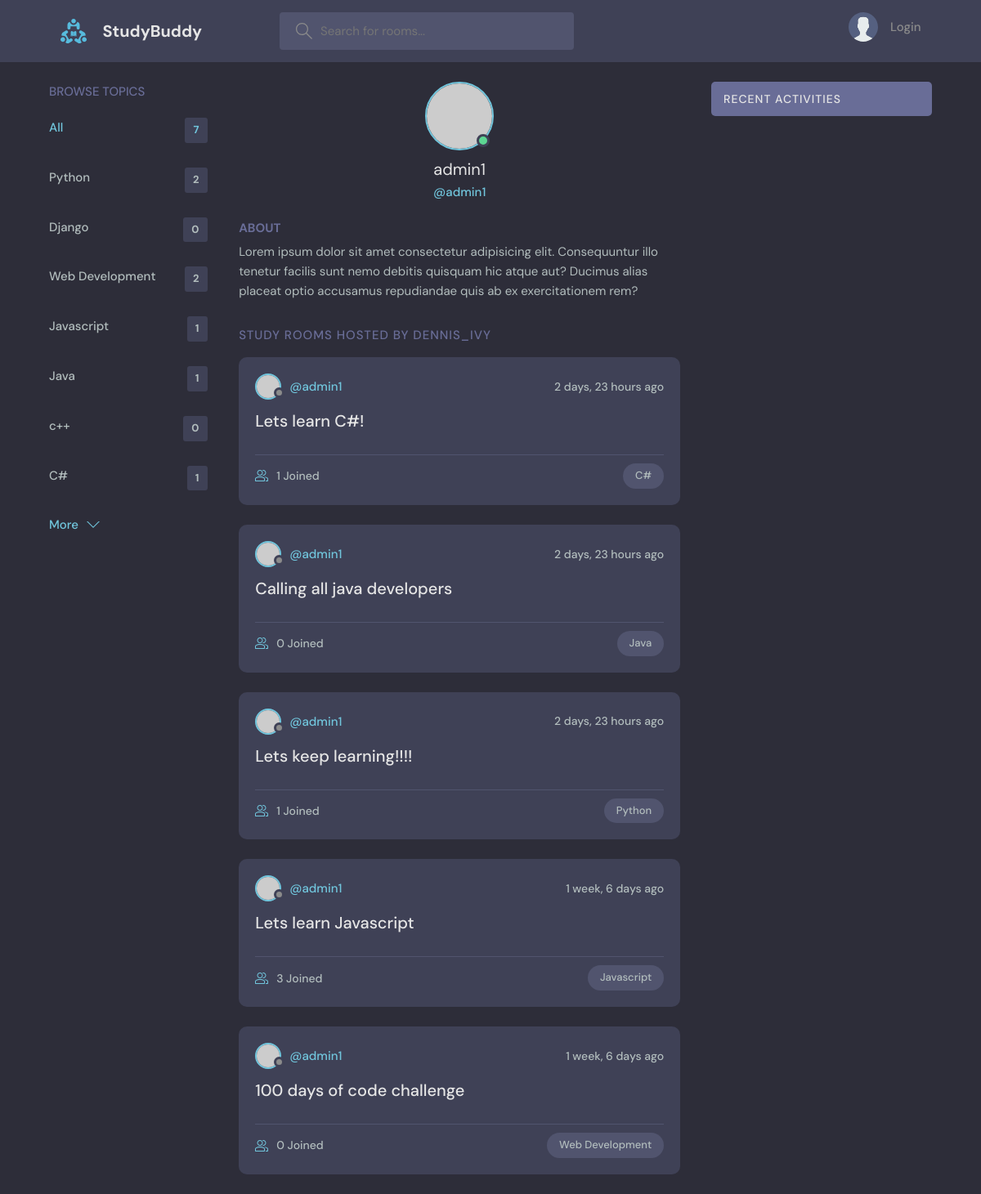
Page /profile/1/ on the committed database.
### base/models.py (models this page shows, shortened)
class Topic(models.Model):
    name = models.CharField(max_length=200)

class Room(models.Model):
    host = models.ForeignKey(User, on_delete=models.SET_NULL, null=True)
    topic = models.ForeignKey(Topic, on_delete=models.SET_NULL, null=True)
    name = models.CharField(max_length=200)
    description = models.TextField(null=True, blank=True)
    participants = models.ManyToManyField(User, related_name='participants', blank=True)
    updated = models.DateTimeField(auto_now=True)
    created = models.DateTimeField(auto_now_add=True)
    class Meta:
        ordering = ['-updated', '-created']

### base/views.py (the view)
# urls.py: path('profile/<str:pk>/', views.userProfile, name="user-profile"),
def userProfile(request, pk):
    user = User.objects.get(id=pk)
    rooms = user.room_set.all()
    room_messages = user.message_set.all()
    topics = Topic.objects.all()
    context = {'user' : user, 'rooms': rooms,
               'room_messages': room_messages,
               'topics': topics}
    return render(request, 'base/profile.html', context)

### base/templates/base/profile.html (shortened to what this page needs)
{% extends 'main.html' %} {% block content %}
  <main class="profile-page layout layout--3">
    <div class="container">
      <div>{% include 'base/topics_component.html' %}</div>
      <div class="roomList">
        <div class="profile">
          <div class="profile__avatar">
            <div class="avatar avatar--large active">
              <img src="https://randomuser.me/api/portraits/men/11.jpg" />
            </div>
          </div>
          <div class="profile__info">
            <h3>{{user.username}}</h3>
            <p>@{{user.username}}</p>
          </div>
          <div class="profile__about">
            <h3>About</h3>
            <p>
              Lorem ipsum dolor sit amet consectetur adipisicing elit. Consequuntur illo tenetur
              facilis sunt nemo debitis quisquam hic atque aut? Ducimus alias placeat optio
              accusamus repudiandae quis ab ex exercitationem rem?
            </p>
          </div>
        </div>
        <div class="roomList__header">
          <div>
            <h2>Study Rooms Hosted by dennis_ivy</a>
            </h2>
          </div>
        </div>
        <div>{% include 'base/feed_component.html' %}</div>
      </div>
      <div>{% include 'base/activity_component.html' %}</div>
    </div>
  </main>
{% endblock content %}

### templates/main.html (shortened to what this page needs)
<!DOCTYPE html>
{% load static %}
<html lang="en">
  <head>
    <link rel="stylesheet" href="{% static 'styles/style.css' %}" />
  </head>
  <body>
    {% include 'navbar.html' %}
    {% block content %}
    {% endblock %}
  </body>
</html>

### templates/navbar.html (shortened to what this page needs)
{% load static %}
<header class="header header--loggedIn">
    <div class="container">
      <a href="{% url 'home' %}" class="header__logo">
        <img src="{% static 'images/logo.svg' %}" />
        <h1>StudyBuddy</h1>
      </a>
      <form class="header__search" method="get" action="{% url 'home' %}">
        <label>
          <input name="q" placeholder="Search for rooms..." />
        </label>
      </form>
      <nav class="header__menu">
        {% if request.user.is_authenticated %}
        <div class="header__user">
          <a href="{% url 'update-user' %}">
            <div class="avatar avatar--medium active">
              <img src="https://randomuser.me/api/portraits/men/37.jpg" />
            </div>
            <p>{{request.user.username}} <span>@{{request.user.username}}</span></p>
          </a>
          <button class="dropdown-button">
            <svg version="1.1" xmlns="http://www.w3.org/2000/svg" width="32" height="32" viewBox="0 0 32 32">
              <title>chevron-down</title>
              <path d="M16 21l-13-13h-3l16 16 16-16h-3l-13 13z"></path>
            </svg>
          </button>
        </div>
        {% else %}
        <a href="{% url 'login' %}">
            <img src="{% static 'images/avatar.svg' %}" />
            <p>Login</p>
        </a>
        {% endif %}
      </nav>
    </div>
  </header>

### base/templates/base/topics_component.html
<div class="topics">
    <div class="topics__header">
      <h2>Browse Topics</h2>
    </div>
    <ul class="topics__list">
      <li>
        <a href="{% url 'home' %}" class="active">All <span>{{topics.count}}</span></a>
      </li>
      {% for topic in topics %}
      <li>
        <a href="{% url 'home' %}?q={{topic.name}}">{{topic.name}} <span>{{topic.room_set.all.count}}</span></a>
      </li>
      {% endfor %}
    </ul>
    <a class="btn btn--link" href="{% url 'topics' %}">
      More
      <svg
      version="1.1"
      xmlns="http://www.w3.org/2000/svg"
      width="32"
      height="32"
        viewBox="0 0 32 32"
        >
        <title>chevron-down</title>
        <path d="M16 21l-13-13h-3l16 16 16-16h-3l-13 13z"></path>
      </svg>
    </a>
  </div>

### base/templates/base/feed_component.html (shortened to what this page needs)
{% for room in rooms %}
<div class="roomListRoom">
  <div class="roomListRoom__header">
    <a
      href="{% url 'user-profile' room.host.id %}"
      class="roomListRoom__author"
    >
      <div class="avatar avatar--small">
        <img src="https://randomuser.me/api/portraits/women/11.jpg" />
      </div>
      <span>@{{room.host.username}}</span>
    </a>
    <div class="roomListRoom__actions">
      <span>{{room.created|timesince}} ago</span>
    </div>
  </div>
  <div class="roomListRoom__content">
    <a href="{% url 'room' room.id %}">{{room.name}}</a>
  </div>
  <div class="roomListRoom__meta">
    <a href="{% url 'room' room.id %}" class="roomListRoom__joined">
      {{room.participants.all.count}} Joined
    </a>
    <p class="roomListRoom__topic">{{room.topic.name}}</p>
  </div>
</div>
{% endfor %}

### base/templates/base/activity_component.html (shortened to what this page needs)
<div class="activities">
  <div class="activities__header">
    <h2>Recent Activities</h2>
  </div>
</div>

### rows in the picture
Topic: name "Python", room_set.all.count "2"
Topic: name "Django", room_set.all.count "0"
Topic: name "Web Development", room_set.all.count "2"
Topic: name "Javascript", room_set.all.count "1"
Topic: name "Java", room_set.all.count "1"
Topic: name "c++", room_set.all.count "0"
Topic: name "C#", room_set.all.count "1"
Room: host.username "admin1", created "2 days, 23 hours", name "Lets learn C#!", participants.all.count "1", topic.name "C#"
Room: host.username "admin1", created "2 days, 23 hours", name "Calling all java developers", participants.all.count "0", topic.name "Java"
Room: host.username "admin1", created "2 days, 23 hours", name "Lets keep learning!!!!", participants.all.count "1", topic.name "Python"
Room: host.username "admin1", created "1 week, 6 days", name "Lets learn Javascript", participants.all.count "3", topic.name "Javascript"
Room: host.username "admin1", created "1 week, 6 days", name "100 days of code challenge", participants.all.count "0", topic.name "Web Development"

### other values in the picture
{{ topics.count }} "7"
{{ user.username }} "admin1"
